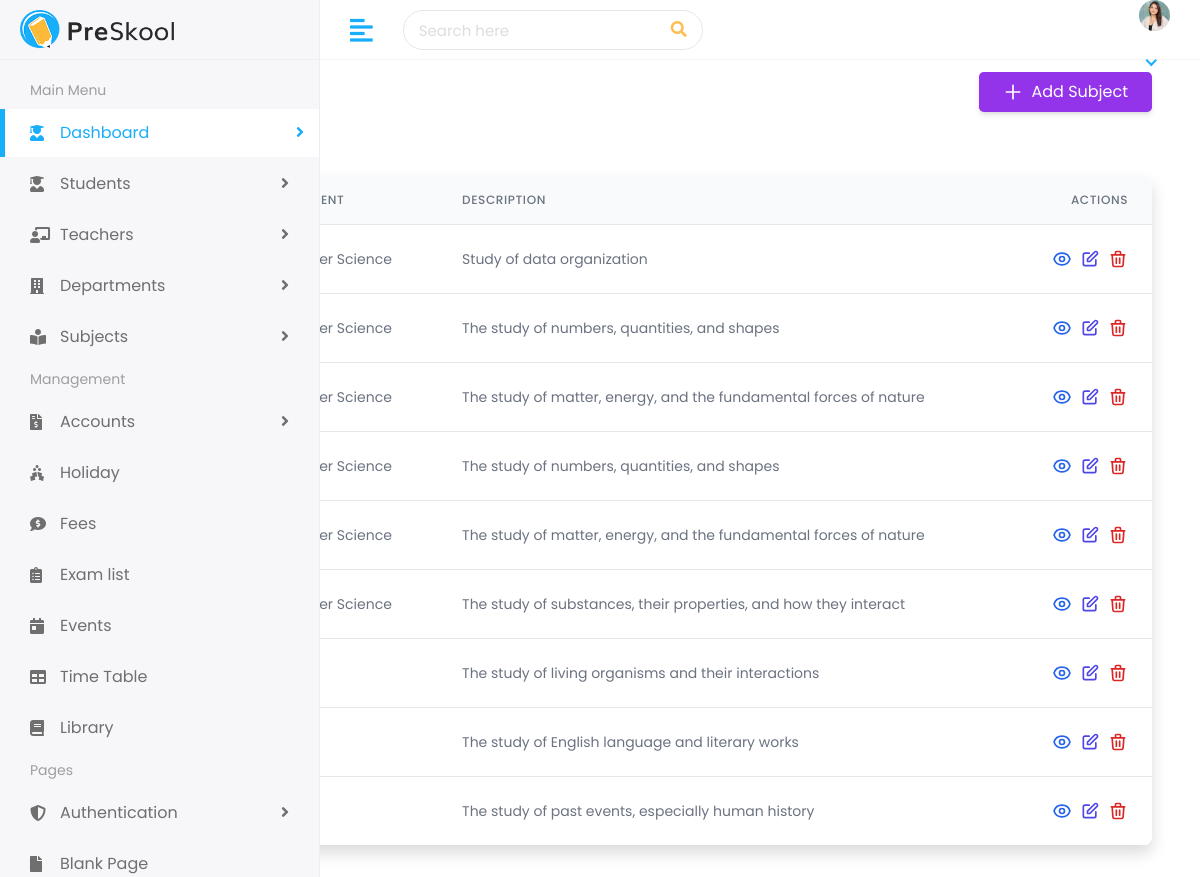
/subjects/, run on the app's committed database.
### school/models.py (models this page shows, shortened)
class Subject(models.Model):
    name = models.CharField(max_length=200)
    description = models.TextField()
    department = models.ForeignKey(Department, on_delete=models.CASCADE)

class Department(models.Model):
    name = models.CharField(max_length=200)
    description = models.TextField()
    teacher = models.ForeignKey(Teacher, on_delete=models.CASCADE)

### school/views.py (the view)
# urls.py: path('subjects/', views.subject_list, name='subject_list'),
def subject_list(request):
    subjects = Subject.objects.all()
    context = {
        'subjects': subjects,
        'page_title': 'Subject List'
    }
    return render(request, 'school/subject_list.html', context)

### templates/school/subject_list.html (shortened to what this page needs)
{% extends 'Home/base1.html' %}
{% load static %}
{% block body %}
<div class="block max-w-6xl mx-auto container mx-auto px-4 py-8">
    <div class="flex justify-between py-10 items-center mb-6">
        <h1 class="text-2xl font-bold text-gray-800">{{ page_title }}</h1>
        <a href="{% url 'subject_create' %}" class="px-4 py-2 bg-purple-600 hover:bg-purple-700 text-white rounded-lg shadow-md flex items-center transition">
            <svg xmlns="http://www.w3.org/2000/svg" class="h-5 w-5 mr-2" fill="none" viewBox="0 0 24 24" stroke="currentColor">
                <path stroke-linecap="round" stroke-linejoin="round" stroke-width="2" d="M12 4v16m8-8H4" />
            </svg>
            Add Subject
        </a>
    </div>
    {% if subjects %}
    <div class="bg-white shadow overflow-hidden sm:rounded-lg">
        <table class="min-w-full divide-y divide-gray-200">
            <thead class="bg-gray-50">
                <tr>
                    <th class="px-6 py-3 text-left text-xs font-medium text-gray-500 uppercase tracking-wider">Name</th>
                    <th class="px-6 py-3 text-left text-xs font-medium text-gray-500 uppercase tracking-wider">Department</th>
                    <th class="px-6 py-3 text-left text-xs font-medium text-gray-500 uppercase tracking-wider">Description</th>
                    <th class="px-6 py-3 text-right text-xs font-medium text-gray-500 uppercase tracking-wider">Actions</th>
                </tr>
            </thead>
            <tbody class="bg-white divide-y divide-gray-200">
                {% for subject in subjects %}
                <tr>
                    <td class="px-6 py-4 whitespace-nowrap text-sm font-medium text-gray-900">{{ subject.name }}</td>
                    <td class="px-6 py-4 whitespace-nowrap text-sm text-gray-500">{{ subject.department.name }}</td>
                    <td class="px-6 py-4 text-sm text-gray-500">{{ subject.description }}</td>
                    <td class="px-6 py-4 whitespace-nowrap text-right text-sm font-medium">
                        <div class="flex justify-end space-x-2">
                            <a href="{% url 'subject_detail' subject.id %}" class="text-blue-600 hover:text-blue-900">
                            </a>
                            <a href="{% url 'subject_edit' subject.id %}" class="text-indigo-600 hover:text-indigo-900">
                                <svg xmlns="http://www.w3.org/2000/svg" class="h-5 w-5" fill="none" viewBox="0 0 24 24" stroke="currentColor">
                                    <path stroke-linecap="round" stroke-linejoin="round" stroke-width="2" d="M11 5H6a2 2 0 00-2 2v11a2 2 0 002 2h11a2 2 0 002-2v-5m-1.414-9.414a2 2 0 112.828 2.828L11.828 15H9v-2.828l8.586-8.586z" />
                                </svg>
                            </a>
                            <a href="{% url 'subject_delete' subject.id %}" class="text-red-600 hover:text-red-900">
                                <svg xmlns="http://www.w3.org/2000/svg" class="h-5 w-5" fill="none" viewBox="0 0 24 24" stroke="currentColor">
                                    <path stroke-linecap="round" stroke-linejoin="round" stroke-width="2" d="M19 7l-.867 12.142A2 2 0 0116.138 21H7.862a2 2 0 01-1.995-1.858L5 7m5 4v6m4-6v6m1-10V4a1 1 0 00-1-1h-4a1 1 0 00-1 1v3M4 7h16" />
                                </svg>
                            </a>
                        </div>
                    </td>
                </tr>
                {% endfor %}
            </tbody>
        </table>
    </div>
    {% endif %}
</div>
{% endblock %}

### static/assets/css/style.css (style rules this page uses)
html { height: 100%; }
body { background-color: #fff; color: #333; font-family: 'Poppins', sans-serif; font-size: 1rem; height: 100%; line-height: 1.5; overflow-x: hidden; }
h1, h2, h3, h4, h5, h6 { font-family: 'Poppins', sans-serif; margin-top: 0; }
.block { display: block !important; }
.bg-white { background-color: #fff; }

### data on the page
Subject: department.name "Computer Science", description "Study of data organization"
Subject: department.name "Computer Science", description "The study of numbers, quantities, and shapes"
Subject: department.name "Computer Science", description "The study of matter, energy, and the fundamental forces of nature"
Subject: department.name "Computer Science", description "The study of numbers, quantities, and shapes"
Subject: department.name "Computer Science", description "The study of matter, energy, and the fundamental forces of nature"
Subject: department.name "Computer Science", description "The study of substances, their properties, and how they interact"
Subject: description "The study of living organisms and their interactions"
Subject: description "The study of English language and literary works"
Subject: description "The study of past events, especially human history"
